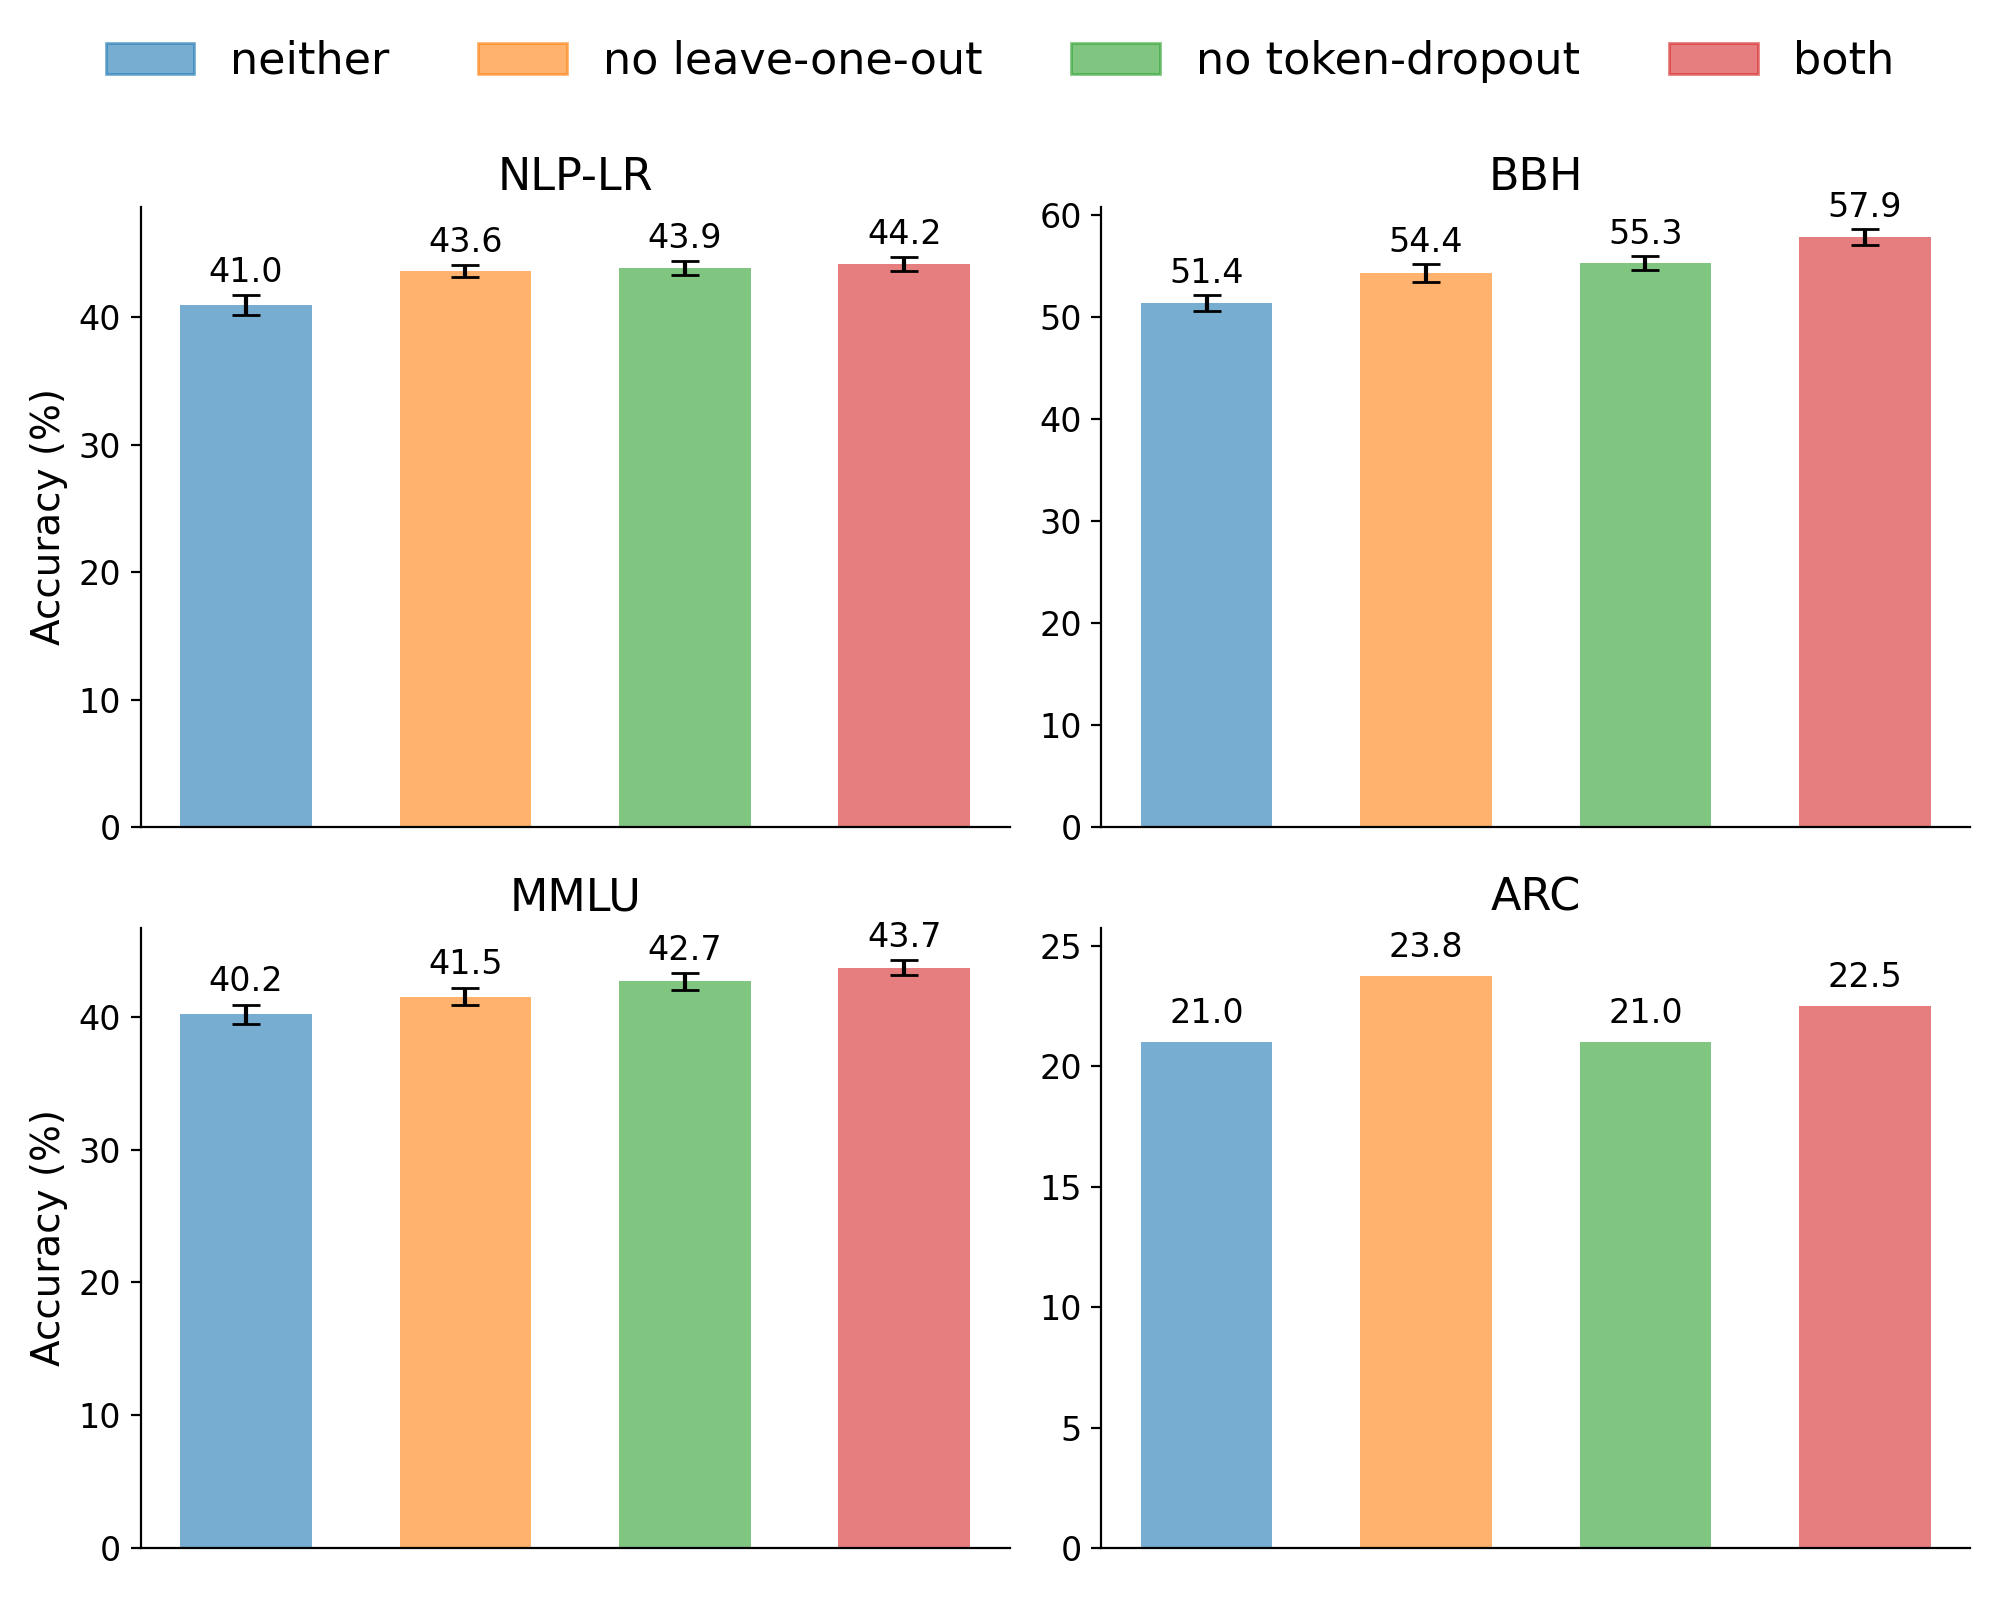

Write the Python code that produced this figure.
import os
import numpy as np
import matplotlib.pyplot as plt

# Ensure output directory exists
os.makedirs('plots', exist_ok=True)

# Real data
means = np.array([
    [40.9691206, 43.63046277, 43.8595757, 44.1897189], # nlp
    [51.41051925, 54.37509214, 55.31913423, 57.8510169], # bbh
    [40.1940164, 41.5289663, 42.66715723, 43.71338979], # mmlu
    [21.00, 23.75, 21.00, 22.5], # arc
])
stds = np.array([
    [0.75, 0.45, 0.57, 0.55],
    [0.76, 0.88, 0.72, 0.78],
    [0.73, 0.65, 0.62, 0.54],
])
ylims = [48.6897189, 60.8510169, 46.71338979, 25.75]

labels = ['neither', 'no leave-one-out', 'no token-dropout', 'both']
colors = ['#1f77b4', '#ff7f0e', '#2ca02c', '#d62728']
titles = ['NLP-LR', 'BBH', 'MMLU', 'ARC']

# Fontsize settings
title_fs = 16
ylabel_fs = 14
ytick_fs = 12
label_fs = 12
legend_fs = 16

# Create subplots without shared y-axis scales
fig, axes = plt.subplots(2, 2, figsize=(10, 8))
axes = axes.flatten()
x = np.arange(len(labels))
width = 0.6

for i, ax in enumerate(axes):
    if i < 3:
        bars = ax.bar(
            x, means[i], yerr=stds[i], capsize=5,
            color=colors, alpha=0.6, width=width
        )
    else:
        bars = ax.bar(
            x, means[i],
            color=colors, alpha=0.6, width=width
        )
    # Add data labels on top of each bar
    for j, bar in enumerate(bars):
        height = bar.get_height()
        error = stds[i][j] if i < 3 else 0
        ax.text(
            bar.get_x() + bar.get_width() / 2,
            height + error + 0.5,
            f'{height:.1f}',
            ha='center', va='bottom',
            fontsize=label_fs
        )
    # Titles and labels
    ax.set_title(titles[i], fontsize=title_fs)
    if i == 0 or i == 2:
        ax.set_ylabel('Accuracy (%)', fontsize=ylabel_fs)
    ax.tick_params(axis='y', labelsize=ytick_fs)
    # Remove x-axis ticks and labels
    ax.set_xticks([])
    # Clean up spines
    ax.spines['top'].set_visible(False)
    ax.spines['right'].set_visible(False)

    ax.set_ylim(0, ylims[i])

# Single legend for all subplots
handles = [plt.Rectangle((0, 0), 1, 1, color=c, alpha=0.6) for c in colors]
fig.legend(handles, labels, loc='upper center', ncol=4, frameon=False, fontsize=legend_fs)

fig.tight_layout(rect=[0, 0, 1, 0.92])

# Save and close
plt.savefig('plots/ablation.pdf', dpi=200)
plt.savefig('plots/ablation.png', dpi=200)
plt.close()
